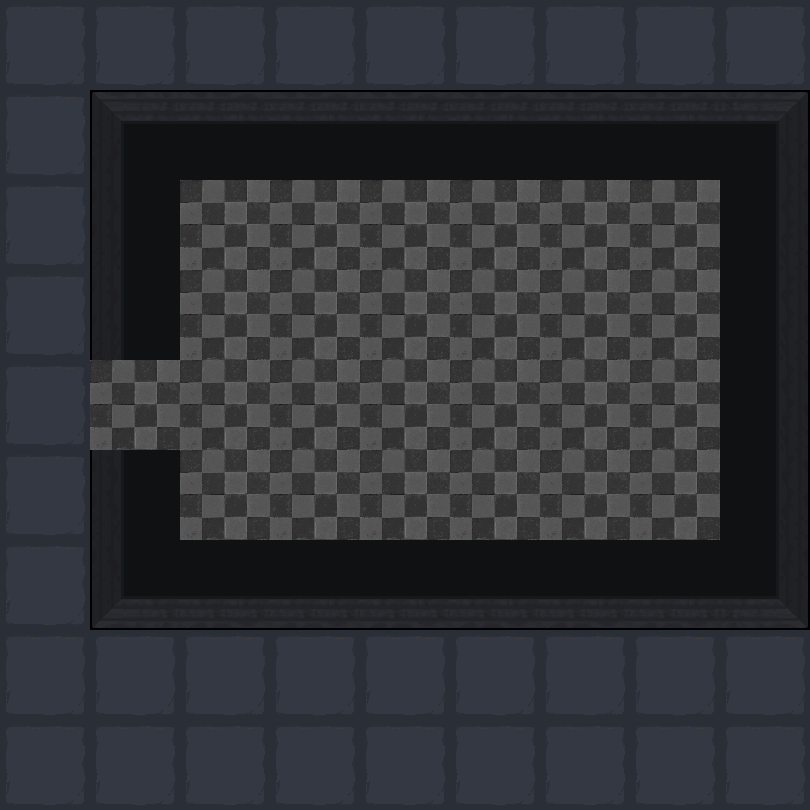

The image is a tile-based game level rendered from a .tmx file. Its description and source (layers, tilesets, objects; grid data summarised) follow:
An orthogonal 9x9 tile map with 90x90 px tiles, 2 tile layers (地形, 障碍) and 27 objects (23x map, 2x spring, bed, door).

<map version="1.5" tiledversion="1.7.2" orientation="orthogonal" renderorder="right-down" width="9" height="9" tilewidth="90" tileheight="90" infinite="0" nextlayerid="4" nextobjectid="35">
 <tileset firstgid="1" name="1" tilewidth="90" tileheight="90" tilecount="100" columns="10">
  <image source="1.png" trans="ff00ff" width="900" height="900" />
 </tileset>
 <layer id="1" name="地形" width="9" height="9">
  <data>[81 cells, 81 non-empty, 2 distinct tile ids]</data>
 </layer>
 <layer id="2" name="障碍" width="9" height="9">
  <data>[81 cells, 23 non-empty, 8 distinct tile ids]</data>
 </layer>
 <objectgroup id="3" name="对象">
  <object id="2" name="bed" x="630" y="360" width="90" height="90" />
  <object id="4" name="map" x="630" y="270" width="90" height="90" />
  <object id="7" name="map" x="270" y="180" width="90" height="90" />
  <object id="8" name="map" x="270" y="270" width="90" height="90" />
  <object id="9" name="map" x="270" y="360" width="90" height="90" />
  <object id="10" name="map" x="270" y="450" width="90" height="90" />
  <object id="13" name="map" x="360" y="360" width="90" height="90" />
  <object id="14" name="map" x="360" y="450" width="90" height="90" />
  <object id="15" name="map" x="450" y="450" width="90" height="90" />
  <object id="16" name="map" x="540" y="450" width="90" height="90" />
  <object id="17" name="map" x="540" y="360" width="90" height="90" />
  <object id="18" name="map" x="450" y="360" width="90" height="90" />
  <object id="19" name="map" x="360" y="270" width="90" height="90" />
  <object id="20" name="map" x="360" y="180" width="90" height="90" />
  <object id="21" name="map" x="450" y="270" width="90" height="90" />
  <object id="22" name="map" x="450" y="180" width="90" height="90" />
  <object id="23" name="map" x="540" y="180" width="90" height="90" />
  <object id="24" name="map" x="630" y="180" width="90" height="90" />
  <object id="25" name="map" x="540" y="270" width="90" height="90" />
  <object id="27" name="spring" x="180" y="0" width="90" height="90">
   <properties>
    <property name="direction" value="3" />
   </properties>
  </object>
  <object id="28" name="map" x="180" y="180" width="90" height="90">
   <properties>
    <property name="weapon" type="int" value="4" />
   </properties>
  </object>
  <object id="29" name="map" x="180" y="270" width="90" height="90">
   <properties>
    <property name="weapon" type="int" value="3" />
   </properties>
  </object>
  <object id="30" name="map" x="180" y="360" width="90" height="90">
   <properties>
    <property name="weapon" type="int" value="5" />
   </properties>
  </object>
  <object id="31" name="map" x="180" y="360" width="90" height="90">
   <properties>
    <property name="weapon" type="int" value="1" />
   </properties>
  </object>
  <object id="32" name="map" x="180" y="450" width="90" height="90">
   <properties>
    <property name="weapon" type="int" value="2" />
   </properties>
  </object>
  <object id="33" name="door" x="90" y="360" width="90" height="90">
   <properties>
    <property name="LorR" type="int" value="1" />
    <property name="motion" type="int" value="3" />
    <property name="rotate" type="int" value="90" />
   </properties>
  </object>
  <object id="34" name="spring" x="630" y="450" width="90" height="90">
   <properties>
    <property name="direction" value="3" />
   </properties>
  </object>
 </objectgroup>
</map>
